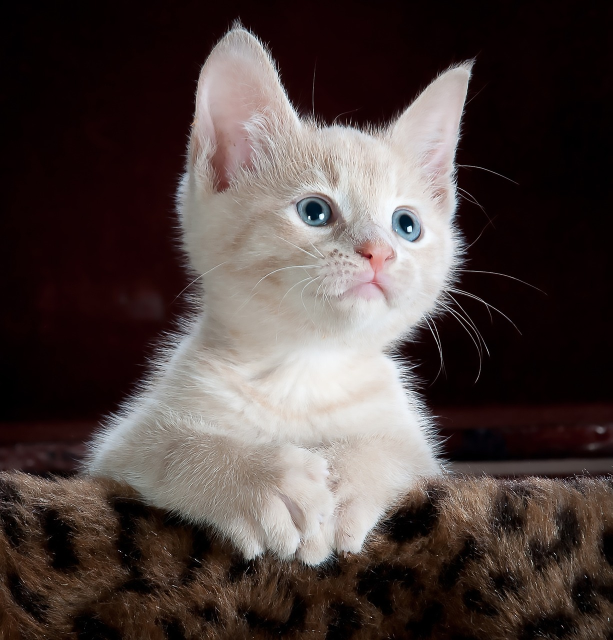
#> input picture Module 1 - Steps to Deep Learning/Extra Class - ComputerVision Using OpenCV/Introduce to CV and Background subtraction/theory/dataset/cat_image.jpeg, 1225 x 1280 px, found by its file name (shown at 1/2 size)
$ jupyter execute --allow-errors CVF_1.ipynb   (shell and % lines are left out)
#> lines starting #> are read from the running program, lines starting #| are printed output that depends on the picture; after the words box and inside, x2 and y2 are one past the last pixel; in counts of white or black regions, pixels touching at a corner belong together; pictures that were not available may be replaced by others from this repository, and a replacement may not be noted
[cell 1]
def close_window_macos():
    cv2.destroyAllWindows()
    for i in range (1,5): #trick for closing the display window on macos
        cv2.waitKey(1)

[cell 2]
import cv2
import numpy as np

 # Opencv code to read and display image
color_img = cv2.imread("/Deep-Learning/Module 1 - Steps to Deep Learning/Extra Class - ComputerVision Using OpenCV/Introduce to CV and Background subtraction/theory/dataset/cat_image.jpeg", cv2.IMREAD_COLOR)
#> color_img is the input picture: shape (1280, 1225, 3); mean B, G, R 64.1, 66.6, 78.3
cv2.imshow("color_img", color_img)
cv2.waitKey(0)

# Opencv to convert color image to grayscale image
gray_image = cv2.cvtColor(color_img, cv2.COLOR_BGR2GRAY)
cv2.imshow("gray_image", gray_image)
cv2.waitKey(0)
close_window_macos()

[cell 3]
#Access the pixel value at position (x,y)
x = 0; y = 0
pixelValue = gray_image[y,x]
#> pixelValue = 0
print("Pixel Value", pixelValue)
#| Pixel Value 0

[cell 4]
#Access the pixel value at the image center (Grayscale)
width, height = gray_image.shape
x = int(width/2)
y = int(height/2)
pixelValue = gray_image[y,x]
#> pixelValue = 167
print("Pixel Value", pixelValue)
#| Pixel Value 167

[cell 5]
#Access the pixel value at the image center (Color)
width, height, channels = color_img.shape
x = 0; y = 0
pixelValue = color_img[y,x]
#> pixelValue = [0, 0, 0]
print("Pixel Value", pixelValue)
#| Pixel Value [0 0 0]

[cell 6]
#Access the pixel value at the image center (Color)
width, height, channels = color_img.shape
x = int(width/2)
y = int(height/2)
pixelValue = color_img[y,x]
#> pixelValue = [156, 167, 171]
print("Pixel Value", pixelValue)
#| Pixel Value [156 167 171]

[cell 7]
def close_window_os():
    cv2.destroyAllWindows()
    for i in range (1,5): #trick for closing the display window on macos
        cv2.waitKey(1)

[cell 8]
import cv2
import numpy as np
import matplotlib.pyplot as plt


def gaussian_kernel(size, sigma):
#> called with size = 5, sigma = 1.4
    if size % 2 == 0:
        size = size + 1

    max_point = size // 2  # both directions (x,y) maximum cell start point
    min_point = -max_point  # both directions (x,y) minimum cell start point

    K = np.zeros((size, size))  # kernel matrix
    for x in range(min_point, max_point + 1):
        for y in range(min_point, max_point + 1):
            value = (1 / (2 * np.pi * (sigma ** 2)) * np.exp((-(x ** 2 + y ** 2))
                                                             / (2 * (sigma ** 2))))
            K[x - min_point, y - min_point] = value

    return K

kernel = gaussian_kernel(5, 1.4)
img = cv2.imread("/Deep-Learning/Module 1 - Steps to Deep Learning/Extra Class - ComputerVision Using OpenCV/Introduce to CV and Background subtraction/theory/dataset/sample_image.jpg", 0)
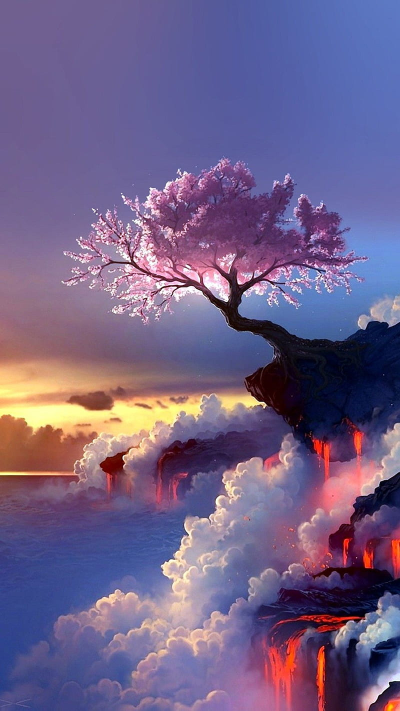
#> input picture Module 1 - Steps to Deep Learning/Extra Class - ComputerVision Using OpenCV/Introduce to CV and Background subtraction/theory/dataset/sample_image.jpg, 800 x 1421 px, found by its file name (shown at 1/2 size)
img_gaussian = cv2.filter2D(img, -1, kernel)

cv2.imshow("img", img)
cv2.imshow("img_gaussian", img_gaussian)

cv2.waitKey(0)

close_window_os()

[cell 9]
img_gaussian = np.float64(img_gaussian)
mask_x = np.zeros((2, 1))
mask_x[0] = -1
mask_x[1] = 1

I_x = cv2.filter2D(img_gaussian, -1, mask_x)
mask_y = mask_x.T
I_y = cv2.filter2D(img_gaussian, -1, mask_y)

Gm = (I_x ** 2 + I_y ** 2) ** 0.5
Gd = np.rad2deg(np.arctan2(I_y, I_x))

cv2.imshow("I_x", I_x)
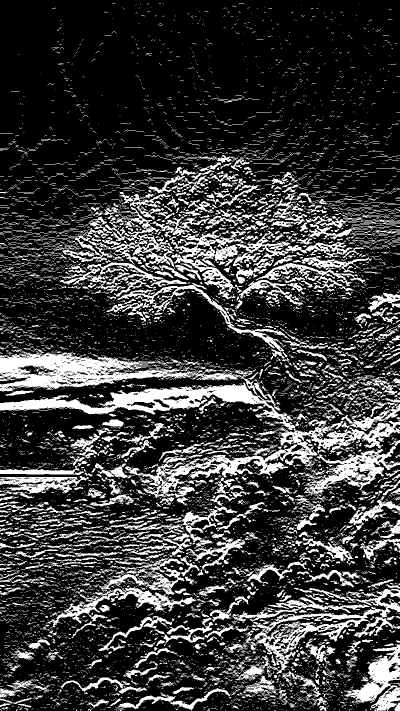
#> window 'I_x': shape (1421, 800) (shown at 1/2 size); 23.1% white; 7564 white regions (6541 under 20 px), largest, box (x1, y1, x2, y2) and area: (0, 698, 800, 1011) 56673, (470, 1177, 800, 1362) 11136, (94, 1111, 412, 1257) 9400
cv2.imshow("I_y", I_y)
cv2.imshow("Gm", Gm)
cv2.imshow("Gd", Gd)

cv2.waitKey(0)
close_window_os()

[cell 10]
def f_NMS(Gm, Gd):
    num_rows, num_cols = Gm.shape[0], Gm.shape[1]
    Gd_bins = 45 * (np.round(Gd / 45))

    G_NMS = np.zeros(Gm.shape)

    neighbor_a, neighbor_b = 0., 0.

    for r in range(1, num_rows - 1):
        for c in range(1, num_cols - 1):
            angle = Gd_bins[r, c]
            if angle == 180. or angle == -180. or angle == 0.:
                neighbor_a, neighbor_b = Gm[r + 1, c], Gm[r - 1, c]
            elif angle == 90. or angle == -90.:
                neighbor_a, neighbor_b = Gm[r, c - 1], Gm[r, c + 1]
            elif angle == 45. or angle == -135.:
                neighbor_a, neighbor_b = Gm[r + 1, c + 1], Gm[r - 1, c - 1]
            elif angle == -45. or angle == 135.:
                neighbor_a, neighbor_b = Gm[r - 1, c + 1], Gm[r + 1, c - 1]
            else:
                print("error")
                return

            if Gm[r, c] > neighbor_a and Gm[r, c] > neighbor_b:
                G_NMS[r, c] = Gm[r, c]

    return G_NMS

[cell 11]
result_nms = f_NMS(Gm,Gd)
cv2.imshow("result_nms", result_nms)
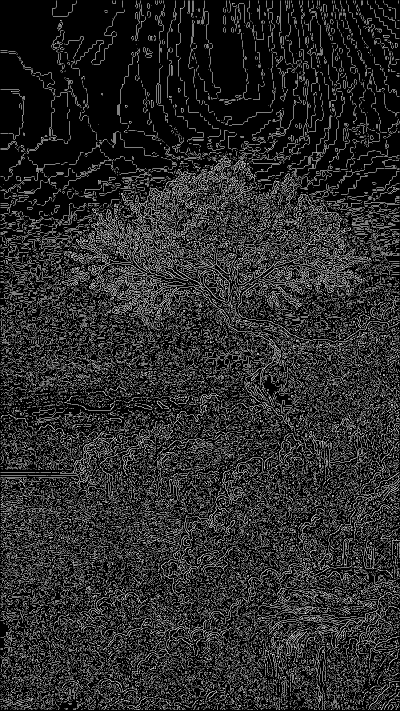
#> window 'result_nms': shape (1421, 800) (shown at 1/2 size); 16.4% white in thin lines or dots
cv2.waitKey(0)
close_window_os()

[cell 12]
def threshold_edge(img, weak_pixel = 75, strong_pixel = 255):
#> called with weak_pixel = 75, strong_pixel = 255
    highT = 0.15
    lowT = 0.05

    highThreshold = img.max() * highT;
#> highThreshold = 9.57
    lowThreshold = highThreshold * lowT;
#> lowThreshold = 0.479

    M, N = img.shape
    res = np.zeros((M,N), dtype=np.uint8)

    strong_i, strong_j = np.where(img >= highThreshold)
    zeros_i, zeros_j = np.where(img < lowThreshold)

    weak_i, weak_j = np.where((img <= highThreshold) & (img >= lowThreshold))

    res[strong_i, strong_j] = strong_pixel
    res[weak_i, weak_j] = weak_pixel

    return res

[cell 13]
result = threshold_edge(result_nms)
cv2.imshow("result", result)
cv2.waitKey(0)
close_window_os()

[cell 14]
def hysteresis(img, weak, strong=255):
#> called with weak = 75, strong = 255
    M, N = img.shape
    for i in range(1, M-1):
        for j in range(1, N-1):
            if (img[i,j] == weak):
                try:
                    if ((img[i+1, j-1] == strong) or (img[i+1, j] == strong) or (img[i+1, j+1] == strong)
                        or (img[i, j-1] == strong) or (img[i, j+1] == strong)
                        or (img[i-1, j-1] == strong) or (img[i-1, j] == strong) or (img[i-1, j+1] == strong)):
                        img[i, j] = strong
                    else:
                        img[i, j] = 0
                except IndexError as e:
                    pass
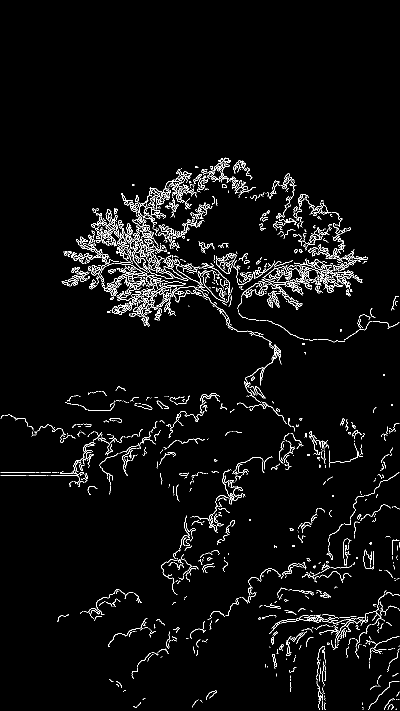
#> img: shape (1421, 800) (shown at 1/2 size); 3.3% white in thin lines or dots, all inside (x1, y1, x2, y2) = (1, 315, 799, 1420)
    return img

result = hysteresis(result, 75, 255)
cv2.imshow("result", result)
cv2.waitKey(0)
close_window_os()

[cell 15]
#Ege Detection by Canny Algorithm
# Setting parameter values
t_lower = 250  # Lower Threshold
t_upper = 300  # Upper threshold

# Applying the Canny Edge filter
edge_canny = cv2.Canny(gray_image, t_lower, t_upper)

cv2.imshow("edge_canny", edge_canny)
cv2.waitKey(0)

[cell 16]
#Ege Detection by Sobel Algorithm

img_blur = cv2.GaussianBlur(gray_image, (3,3), 0)

# Sobel Edge Detection
sobelx = cv2.Sobel(src=img_blur, ddepth=-1, dx=1, dy=0, ksize=5) # Sobel Edge Detection on the X axis
sobely = cv2.Sobel(src=img_blur, ddepth=-1, dx=0, dy=1, ksize=5) # Sobel Edge Detection on the Y axis
sobelxy = cv2.Sobel(src=img_blur, ddepth=-1, dx=1, dy=1, ksize=5) # obel Edge Detection on the X, Y axis

cv2.imshow("sobelx", sobelx)
cv2.imshow("sobely", sobely)
cv2.imshow("sobelxy", sobelxy)
cv2.waitKey(0)

[cell 17]
# Read image
image = cv2.imread('/Users/nguyendinhvinh2004gmail.com/Desktop/New_Data/De Cuong mon học/Machine Learning Course - VinhND/Week 4/QSTC/Computer Vision Foundation/Computer Vision Foundation - Session 1 -BG/theory/dataset/sudoku.png')
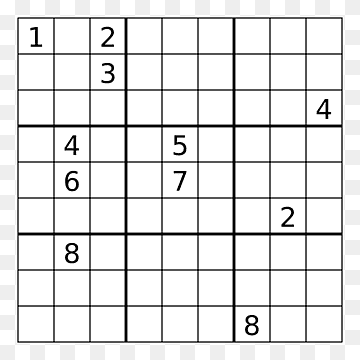
#> input picture Module 1 - Steps to Deep Learning/Extra Class - ComputerVision Using OpenCV/Introduce to CV and Background subtraction/theory/dataset/sudoku.png, 360 x 360 px, found by its file name
#> image is the input picture: shape (360, 360, 3); min 1, max 255, mean 230.8

# Convert image to grayscale
gray = cv2.cvtColor(image,cv2.COLOR_BGR2GRAY)

# Use canny edge detection
edges = cv2.Canny(gray,50,200)
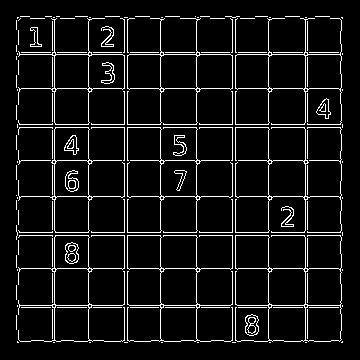
#> edges: shape (360, 360); 7.6% white in thin lines or dots, all inside (x1, y1, x2, y2) = (16, 16, 343, 343)

# Apply HoughLinesP method to
# to directly obtain line end points
lines_list =[]
lines = cv2.HoughLinesP(
            edges, # Input edge image
            1, # Distance resolution in pixels
            np.pi/180, # Angle resolution in radians
            threshold=200, # Min number of votes for valid line
            minLineLength=5, # Min allowed length of line
            maxLineGap=10 # Max allowed gap between line for joining them
            )
#> lines = 24 rows, first 6: [17, 232, 342, 232], [17, 235, 342, 235], [17, 124, 342, 124], [19, 160, 340, 160], [268, 340, 268, 19], [19, 196, 340, 196]

# Iterate over points
for points in lines:
      # Extracted points nested in the list
    x1,y1,x2,y2=points[0]
    # Draw the lines joing the points
    # On the original image
    cv2.line(image,(x1,y1),(x2,y2),(0,255,0),2)
    # Maintain a simples lookup list for points
    lines_list.append([(x1,y1),(x2,y2)])
#> this loop made 24 passes
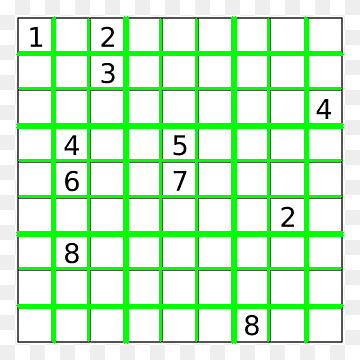
#> image: shape (360, 360, 3); 16.15% of pixels changed, all inside (x1, y1, x2, y2) = (16, 16, 344, 344)
#> after the loop, lines_list = 24 items

# Save the result image
cv2.imshow("image", image)
cv2.waitKey(0)
close_window_macos()

[cell 18]
import cv2
import numpy as np
import matplotlib.pyplot as plt
import matplotlib.lines as mlines


# [70 lines left out: function line_detection_vectorized, not called in this run]

[cell 19]
image = cv2.imread("/Users/nguyendinhvinh2004gmail.com/Desktop/New_Data/De Cuong mon học/Machine Learning Course - VinhND/Week 4/QSTC/Computer Vision Foundation/Computer Vision Foundation - Session 1 -BG/theory/dataset/line_detection.png")
#> (the rest of this cell did not finish here and is left out)

[cell 20]
#Contour Detection Opencv

import cv2  # import OpenCV library

# Read image for contour detection
input_image = cv2.imread("/Users/nguyendinhvinh2004gmail.com/Desktop/New_Data/De Cuong mon học/Machine Learning Course - VinhND/Week 4/QSTC/Computer Vision Foundation/Computer Vision Foundation - Session 1 -BG/theory/dataset/shapes.png")


# Make a copy to draw bounding box
#> (the rest of this cell did not finish here and is left out)

[cell 21]
import cv2

# Read image for contour detection
input_image = cv2.imread("/Users/nguyendinhvinh2004gmail.com/Desktop/New_Data/De Cuong mon học/Machine Learning Course - VinhND/Week 4/QSTC/Computer Vision Foundation/Computer Vision Foundation - Session 1 -BG/theory/dataset/shapes.png")


def shape_detection(input_image):
    # Make a copy to draw bounding box
    input_image_cpy = input_image.copy()

    # Convert input image to grayscale
    gray_img = cv2.cvtColor(input_image, cv2.COLOR_BGR2GRAY)


    # Convert the grayscale image to binary (image binarization opencv python)
    ret, binary_img = cv2.threshold(gray_img, 200, 255, cv2.THRESH_BINARY)

    # Invert image
    inverted_binary_img = ~ binary_img

    # Detect contours
    # hierarchy variable contains information about the relationship between each contours
    contours_list, hierarchy = cv2.findContours(inverted_binary_img,
                                           cv2.RETR_TREE,
                                           cv2.CHAIN_APPROX_SIMPLE) # Find contours

    # for each detected contours
    for contour_num in range(len(contours_list)):

        # Draw detected contour with shape name
        contour1 = cv2.drawContours(input_image_cpy, contours_list, contour_num, (255, 0, 255), 3)

        # Find number of points of detected contour
        end_points = cv2.approxPolyDP(contours_list[contour_num], 0.01 * cv2.arcLength(contours_list[contour_num], True), True)

        # Make sure contour area is large enough (Rejecting unwanted contours)
        if (cv2.contourArea(contours_list[contour_num])) > 10000:

            # Find first point of each shape
            point_x = end_points[0][0][0]
            point_y = end_points[0][0][1]

            # Writing shape name at center of each shape in black color (0, 0, 0)
            text_color_black = (0, 0, 0)

            # If a contour have three end points, then shape should be a Triangle
            if len(end_points) == 3:
                cv2.putText(input_image_cpy, 'Triangle', (point_x, point_y),
                            cv2.FONT_HERSHEY_SIMPLEX, 0.9, text_color_black, 2)

            # If a contour have four end points, then shape should be a Rectangle or Square
            elif len(end_points) == 4:
                cv2.putText(input_image_cpy, 'Rectangle', (point_x, point_y),
                            cv2.FONT_HERSHEY_SIMPLEX, 0.9, text_color_black, 2)

            # If a contour have five end points, then shape should be a Pentagon
            elif len(end_points) == 5:
                cv2.putText(input_image_cpy, 'Pentagon', (point_x, point_y),
                            cv2.FONT_HERSHEY_SIMPLEX, 0.9, text_color_black, 2)

            # If a contour have ten end points, then shape should be a Star
            elif len(end_points) == 10:
                cv2.putText(input_image_cpy, 'Star', (point_x, point_y),
                            cv2.FONT_HERSHEY_SIMPLEX, 0.9, text_color_black, 2)

            # If a contour have more than ten end points, then shape should be a Star
            else:
                cv2.putText(input_image_cpy, 'circle', (point_x, point_y),
                            cv2.FONT_HERSHEY_SIMPLEX, 0.9, text_color_black, 2)


    return contour1

#> (the rest of this cell did not finish here and is left out)

[cell 22]
#Read and display image using camera
import cv2
def show_webcam():
    cam = cv2.VideoCapture(0)
    while True:
        ret_val, img = cam.read()
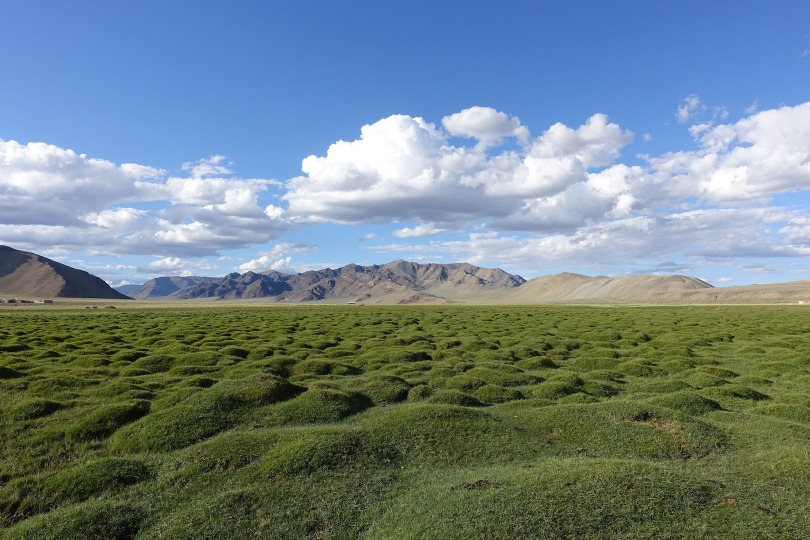
#> input picture Extra Class - ComputerVision Using OpenCV/Image Stitching (panorama)/assignment/dataset/1.jpg, 1620 x 1080 px, given in place of the camera (shown at 1/2 size)
#> img is the input picture: shape (1080, 1620, 3); mean B, G, R 135.2, 130.9, 112.3
        cv2.imshow('my webcam', img)
        if cv2.waitKey(1) == ord('q'):
#> (key q is pressed here)
            break
    cam.release()
    cv2.destroyAllWindows()
    for i in range (1,5): #trick for closing the display window on macos
        cv2.waitKey(1)
show_webcam()

[cell 23]
import numpy as np
import cv2
cap = cv2.VideoCapture(0)

def rectangle_detection(input_image):
    # Make a copy to draw bounding box
    input_image_cpy = input_image.copy()

    # Convert input image to grayscale
    gray_img = cv2.cvtColor(input_image, cv2.COLOR_BGR2GRAY)

    # Convert the grayscale image to binary (image binarization opencv python)
    ret, binary_img = cv2.threshold(gray_img, 200, 255, cv2.THRESH_BINARY)

    cv2.imshow("binary_img",binary_img)


    # Invert image
    inverted_binary_img = ~ binary_img

    kernel = np.ones((5, 5), np.uint8)

    inverted_binary_img = cv2.erode(inverted_binary_img, kernel, iterations=2)
    inverted_binary_img = cv2.dilate(inverted_binary_img, kernel, iterations=2)
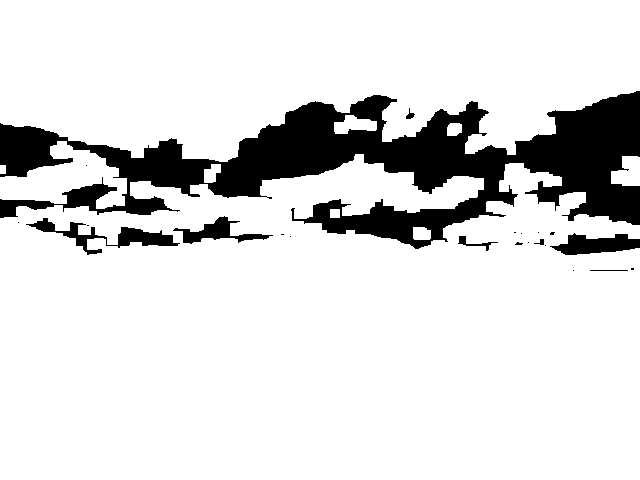
#> inverted_binary_img: shape (480, 640); 86.1% white; 22 black regions (14 under 20 px)


    # Detect contours
    # hierarchy variable contains information about the relationship between each contours
    contours_list, hierarchy = cv2.findContours(inverted_binary_img,
                                           cv2.RETR_TREE,
                                           cv2.CHAIN_APPROX_SIMPLE) # Find contours
#> contours_list = 31 contours, 14 with area under 20; largest, box (x1, y1, x2, y2) and area: (0, 154, 640, 480) 177020, (0, 0, 640, 162) 81288, (0, 141, 127, 209) 4158, (25, 217, 181, 256) 1725, (172, 215, 274, 245) 1059

    contour1 = input_image_cpy
    # for each detected contours
    for contour_num in range(len(contours_list)):


        # Make sure contour area is large enough (Rejecting unwanted contours)
        if (cv2.contourArea(contours_list[contour_num])) > 1000:


            # Find number of points of detected contour
            end_points = cv2.approxPolyDP(contours_list[contour_num], 0.01 * cv2.arcLength(contours_list[contour_num], True), True)


            # Find first point of each shape
            point_x = end_points[0][0][0]
            point_y = end_points[0][0][1]

            # Writing shape name at center of each shape in black color (0, 0, 0)
            text_color_black = (0, 0, 0)

            # If a contour have three end points, then shape should be a Triangle
            if len(end_points) == 4:
                cv2.putText(input_image_cpy, 'Rectangle', (point_x, point_y),
                            cv2.FONT_HERSHEY_SIMPLEX, 0.9, text_color_black, 2)
                contour1 = cv2.drawContours(input_image_cpy, contours_list, contour_num, (255, 0, 255), 3)
#> this loop made 31 passes
#> (point_x, point_y) on passes 6, 23, 24, 26: (639, 225), (25, 224), (172, 230), (0, 177)


    return contour1

if not cap.isOpened():
    print("Cannot open camera")
    exit()
while True:
    # Capture frame-by-frame
    ret, frame = cap.read()
    # if frame is read correctly ret is True

    if not ret:
        print("Can't receive frame (stream end?). Exiting ...")
        break

    frame = cv2.resize(frame, (640, 480))
    frame = rectangle_detection(frame)
    cv2.imshow("Detection Result",frame)


    if cv2.waitKey(1) == ord('q'):
#> (key q is pressed here)
        break
# When everything done, release the capture
cap.release()
cv2.destroyAllWindows()
for i in range (1,5): #trick for closing the display window on macos
        cv2.waitKey(1)

[cell 24]
import cv2
import argparse

backSub = cv2.createBackgroundSubtractorMOG2()

## [capture]
capture = cv2.VideoCapture("/Users/nguyendinhvinh2004gmail.com/Downloads/vtest.avi.mp4")
if not capture.isOpened():
    print('Unable to open: ' + args.input)
    exit(0)
## [capture]


ret, frame = capture.read()
while True:
    ret, frame = capture.read()
    if frame is None:
        break

    ## [apply]
    #update the background model
    fgMask = backSub.apply(frame)
    ## [apply]

    ## [display_frame_number]
    #get the frame number and write it on the current frame
    cv2.rectangle(frame, (10, 2), (100,20), (255,255,255), -1)
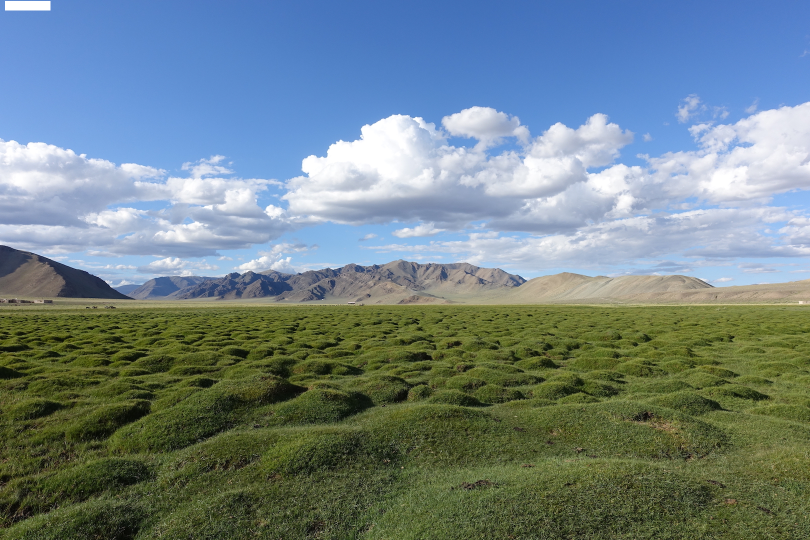
#> frame: shape (1080, 1620, 3) (shown at 1/2 size); 0.1% of pixels changed, all inside (x1, y1, x2, y2) = (10, 2, 101, 21)
    cv2.putText(frame, str(capture.get(cv2.CAP_PROP_POS_FRAMES)), (15, 15),
               cv2.FONT_HERSHEY_SIMPLEX, 0.5 , (0,0,0))
    ## [display_frame_number]

    ## [show]
    #show the current frame and the fg masks
    cv2.imshow('Frame', frame)
    cv2.imshow('FG Mask', fgMask)
    cv2.waitKey(1)
    ## [show]

    keyboard = cv2.waitKey(30)
#> (key q is pressed here)
    if keyboard == 'q' or keyboard == 27:
        break

capture.release()
#> (the rest of this cell did not finish here and is left out)
